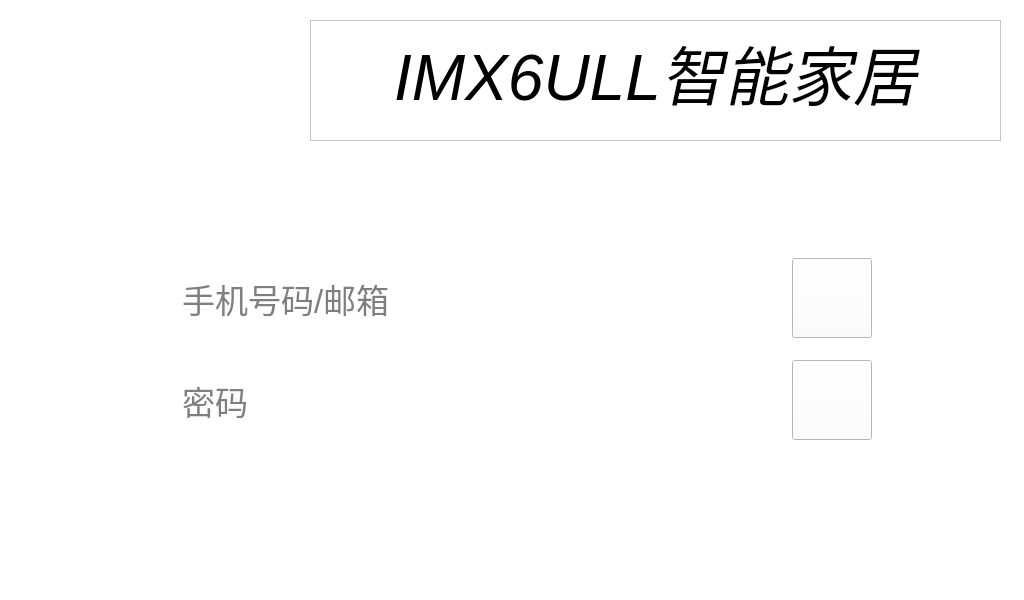
<?xml version="1.0" encoding="UTF-8"?>
<ui version="4.0">
 <class>MainWindow</class>
 <widget class="QMainWindow" name="MainWindow">
  <property name="geometry">
   <rect>
    <x>0</x>
    <y>0</y>
    <width>1024</width>
    <height>600</height>
   </rect>
  </property>
  <property name="windowTitle">
   <string>MainWindow</string>
  </property>
  <property name="styleSheet">
   <string notr="true">QWidget { background-color: white}</string>
  </property>
  <widget class="QWidget" name="centralwidget">
   <widget class="QTextEdit" name="textEdit">
    <property name="geometry">
     <rect>
      <x>310</x>
      <y>20</y>
      <width>691</width>
      <height>121</height>
     </rect>
    </property>
    <property name="font">
     <font>
      <pointsize>100</pointsize>
     </font>
    </property>
    <property name="styleSheet">
     <string notr="true">QTextEdit{
	background : rgb(133, 172, 195);
};</string>
    </property>
    <property name="html">
     <string>&lt;!DOCTYPE HTML PUBLIC &quot;-//W3C//DTD HTML 4.0//EN&quot; &quot;http://www.w3.org/TR/REC-html40/strict.dtd&quot;&gt;
&lt;html&gt;&lt;head&gt;&lt;meta name=&quot;qrichtext&quot; content=&quot;1&quot; /&gt;&lt;style type=&quot;text/css&quot;&gt;
p, li { white-space: pre-wrap; }
&lt;/style&gt;&lt;/head&gt;&lt;body style=&quot; font-family:'Ubuntu'; font-size:100pt; font-weight:400; font-style:normal;&quot;&gt;
&lt;p align=&quot;center&quot; style=&quot; margin-top:0px; margin-bottom:0px; margin-left:0px; margin-right:0px; -qt-block-indent:0; text-indent:0px;&quot;&gt;&lt;span style=&quot; font-size:48pt; font-style:italic;&quot;&gt;IMX6ULL智能家居&lt;/span&gt;&lt;/p&gt;&lt;/body&gt;&lt;/html&gt;</string>
    </property>
   </widget>
   <widget class="QWidget" name="widget_3" native="true">
    <property name="geometry">
     <rect>
      <x>10</x>
      <y>0</y>
      <width>291</width>
      <height>201</height>
     </rect>
    </property>
    <property name="styleSheet">
     <string notr="true">QWidget{
	border-image: url(:/icons/smart.jpeg)
};</string>
    </property>
   </widget>
   <widget class="QWidget" name="layoutWidget">
    <property name="geometry">
     <rect>
      <x>180</x>
      <y>250</y>
      <width>692</width>
      <height>208</height>
     </rect>
    </property>
    <layout class="QVBoxLayout" name="verticalLayout_3">
     <item>
      <layout class="QVBoxLayout" name="verticalLayout">
       <item>
        <layout class="QHBoxLayout" name="horizontalLayout">
         <item>
          <widget class="QLineEdit" name="lineEdit">
           <property name="minimumSize">
            <size>
             <width>600</width>
             <height>80</height>
            </size>
           </property>
           <property name="font">
            <font>
             <pointsize>25</pointsize>
            </font>
           </property>
           <property name="styleSheet">
            <string notr="true">QLineEdit {
border: none;
}</string>
           </property>
           <property name="placeholderText">
            <string>手机号码/邮箱</string>
           </property>
          </widget>
         </item>
         <item>
          <widget class="QPushButton" name="pushButton">
           <property name="minimumSize">
            <size>
             <width>80</width>
             <height>80</height>
            </size>
           </property>
           <property name="styleSheet">
            <string notr="true">QPushButton{ 
	 border-image: url(:/icons/pulldown.png)
};</string>
           </property>
           <property name="text">
            <string/>
           </property>
          </widget>
         </item>
        </layout>
       </item>
       <item>
        <widget class="QWidget" name="widget_1" native="true">
         <property name="minimumSize">
          <size>
           <width>0</width>
           <height>2</height>
          </size>
         </property>
         <property name="maximumSize">
          <size>
           <width>16777215</width>
           <height>2</height>
          </size>
         </property>
         <property name="styleSheet">
          <string notr="true">QWidget {
	background-color:gray
};</string>
         </property>
        </widget>
       </item>
      </layout>
     </item>
     <item>
      <layout class="QVBoxLayout" name="verticalLayout_2">
       <item>
        <layout class="QHBoxLayout" name="horizontalLayout_2">
         <item>
          <widget class="QLineEdit" name="lineEdit_2">
           <property name="minimumSize">
            <size>
             <width>600</width>
             <height>80</height>
            </size>
           </property>
           <property name="font">
            <font>
             <pointsize>25</pointsize>
            </font>
           </property>
           <property name="styleSheet">
            <string notr="true">QLineEdit {
border: none;
}</string>
           </property>
           <property name="placeholderText">
            <string>密码</string>
           </property>
          </widget>
         </item>
         <item>
          <widget class="QPushButton" name="pushButton_2">
           <property name="minimumSize">
            <size>
             <width>80</width>
             <height>80</height>
            </size>
           </property>
           <property name="styleSheet">
            <string notr="true">QPushButton{ 
	 border-image:url(:/icons/login.png);
};

</string>
           </property>
           <property name="text">
            <string/>
           </property>
          </widget>
         </item>
        </layout>
       </item>
       <item>
        <widget class="QWidget" name="widget_2" native="true">
         <property name="minimumSize">
          <size>
           <width>0</width>
           <height>2</height>
          </size>
         </property>
         <property name="maximumSize">
          <size>
           <width>16777215</width>
           <height>2</height>
          </size>
         </property>
         <property name="styleSheet">
          <string notr="true">QWidget {
	background-color:gray
};</string>
         </property>
        </widget>
       </item>
      </layout>
     </item>
    </layout>
   </widget>
  </widget>
  <widget class="QMenuBar" name="menubar">
   <property name="geometry">
    <rect>
     <x>0</x>
     <y>0</y>
     <width>1024</width>
     <height>28</height>
    </rect>
   </property>
  </widget>
  <widget class="QStatusBar" name="statusbar"/>
 </widget>
 <resources/>
 <connections/>
</ui>
